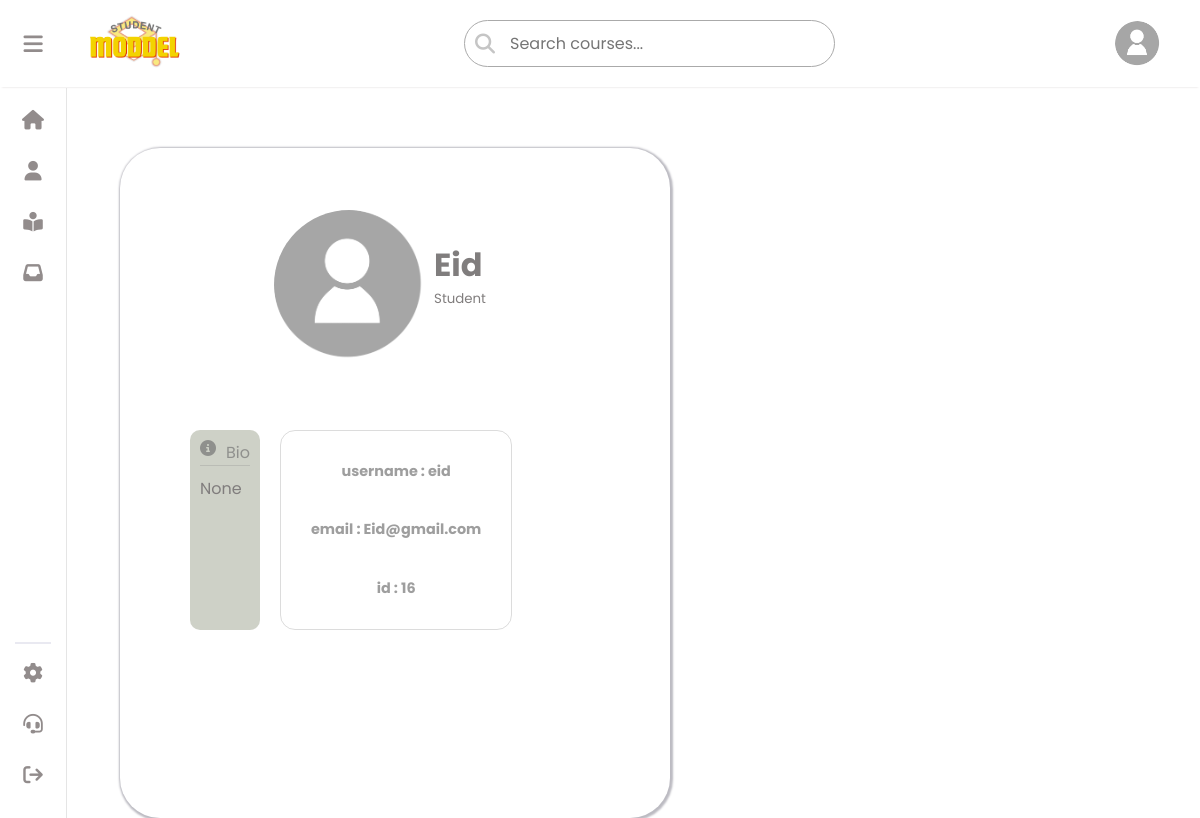
Screenshot of /profile (signed in) with the database file from the repository.
### crud/models.py (models this page shows)
class Student(models.Model):
    fullname = models.CharField(max_length=90,null=False,default='No Name Provided')
    user = models.ForeignKey(User, on_delete=models.CASCADE, default=1)
    email = models.CharField(max_length=100)
    id_user = models.IntegerField( null=True)
    avatar = models.ImageField(upload_to='avatars/', null=True, blank=True, default= 'defult.png')
    bio = models.CharField(max_length=250 , null=True, blank=True, default='None')

### crud/views.py (the view)
# urls.py: path('profile', views.profile, name='profile'),
@login_required(login_url='login')
def profile(request):
    userl = request.user
    print(f'Logged-in user: {userl}')
    student = Student.objects.filter(user=userl).first()
    print(f'Student found: {student}')
    return render(request, 'userd.html', {'student': student})

### crud/templates/userd.html (shortened to what this page needs)
<!DOCTYPE html>
<html lang="en">
<head>
    {% load static %}
    <link rel="stylesheet" type="text/css" href="{% static 'css/style.css' %}">
    <link rel="stylesheet" type="text/css" href="{% static 'css/profile.css' %}">
    <link rel="stylesheet" href="https://cdnjs.cloudflare.com/ajax/libs/font-awesome/6.5.1/css/all.min.css"
 />
</head>
<body>
    {% include "aside.html" %}
        <div class="pagecontent">
            <div class="content">
                    <div class="profile-card">
                        <div class="profile-header">
                            <div class="main-profile">
                                <div class="profile-image">
                                    {% if student.avatar %}
                                    <img  src="{{student.avatar.url}}" height="150px" width="150px" style="border-radius: 50%;" alt="" class="profile">
                                    {% else %}
                                    <img  src="{% static 'assets/defult.png'%}" height="105px" width="105px" style="border-radius: 50%;" alt="" class="profile">
                                    {% endif %}
                                </div>
                                <div class="profile-names">
                                    <h1 class="username">{{student.fullname}}</h1>
                                    <small class="page-title">Student</small>
                                </div>
                            </div>
                        </div>
                        <div class="profile-body">
                            <div class="profile-actions">
                                <section class="bio">
                                    <div class="bio-header">
                                        <i class="fa fa-info-circle"></i>
                                        Bio
                                    </div>
                                    <p class="bio-text">
                                        {{student.bio}}
                                    </p>
                                </section>
                            </div>
                            <div class="account-info">
                                <div class="data">
                                        <h4>username : {{student.user}}</h4>
                                        <h4>email : {{student.email}}</h4>
                                        <h4>id  : {{student.id_user}}</h4>
                                </div>
                            </div>
                        </div>
                    </div>
            </div>
        </div>
</body>
</html>

### crud/templates/aside.html (shortened to what this page needs)
{% load static %}
<div class="navcontainer">   <nav>
    <div class="navbar">
        <button class="user" id="user">
            <i class="fa-solid fa-bars"></i>
        </button>
        <div class="logo">
            <a href="{% url '' %}"><img src="{% static 'logo.png' %}" width="100px" alt="" class="logoimg"></a>
        </div>
    </div>
       {% if not user.is_staff%}
    <div class="search_box">
        <form method="GET" action="{% url 'search_courses' %}">
            <button type="submit"><i class="fa fa-search" aria-hidden="true"></i></button>
            <input name="search" type="text" placeholder="Search courses..." required>
        </form>
    </div>
    {%endif%}
    <div class="new">
        {% if student.avatar %}
        <img  src="{{student.avatar.url}}" height="45px" width="45px" style="border-radius: 50%;" alt="" class="profile">
        {% else %}
        <img  src="{% static 'assets/defult.png'%}" height="45px" width="45px" style="border-radius: 50%;" alt="" class="profile">
        {% endif %}
    </div>
</nav></div>
<aside class="aside" id="aside">
    <div class="list">
        <ul>
            <li><button>
                <a href="{% url '' %}"><i class="fa-solid fa-house"></i><span class="text">home</span></a>
                </button></li>
            <li><button>
                  <a href="{% url 'profile' %}">  <i class="fa-solid fa-user"></i><span class="text">profile</span></a>
                </button></li>
                {%if not user.is_staff%}
            <li><button>
                <a href="{% url 'mycourses' %}">  <i class="fa-solid fa-book-open-reader"></i><span class="text">My Courses</span></a>
                </button></li>
                {%endif%}
            <li><button>
                <a href="{% url 'notifications' %}"><i class="fa-solid fa-inbox"></i></i><span class="text">inbox</span>
                </button></li></a>
        </ul>
    </div>
    <hr>
    <div class="list">
        <ul>
            <li><button>
                <a href="{% url 'sittings' %}"><i class="fa-solid fa-gear"></i><span class="text">sittings</span></a>
                </button></li>
            <li><button>
                <a href="{% url 'support' %}"><i class="fa-solid fa-headset"></i><span class="text">Contact</span></a>
                </button></li>
            <li><button >
                   <a href="{% url 'logout' %}"><i class="fa-solid fa-arrow-right-from-bracket"></i><span class="text">logOut</span></a>
                </button></li>
        </ul>
    </div>
</aside>

### crud/static/css/style.css (style rules this page uses)
* { margin: 0; padding: 0; box-sizing: border-box; font-family: 'Poppins',sans-serif; }
nav { display: flex; justify-content: space-between; align-items: center; text-align: center; padding: 10px; background-color: white; box-shadow: 0 2px 2px -2px rgb(218, 213, 213); z-index: 99; }
.navbar { display: flex; align-items: center; text-align: center; gap: 40px; background-color: white; }
.navcontainer { background-color: white; }
nav { background-color: white; position: fixed; width: 100%; top: 0px; }
.logo { display: flex; justify-content: space-between; align-items: center; gap: 20px; }
.user { font-size: 22px; color: #928c8c; margin-left: 12px; }
.new { display: flex; align-items:center ; text-align: center; gap: 20px; margin-right: 30px; }
html { scroll-behavior: smooth; }
:root { --color-zero: #fff; --color-one: #e7e7ee; --color-two: #928c8c; --color-tree: #edebee; --color-four: #b1b0bb; --duration: 0.3s; --aside-width: 66px; --aside-active-width: 205px; --btn-width: 36px; --btn-height: 36px; }
* { -webkit-box-sizing: border-box; box-sizing: border-box; margin: 0; padding: 0; outline: none; }
ul { list-style: none; }
button { width: 100%; height: 36px; height: var(--btn-height); border: none; background: none; cursor: pointer; border-radius: 12px; position: relative; display: -webkit-box; display: -ms-flexbox; display: flex; -webkit-box-pack: start; -ms-flex-pack: start; justify-content: flex-start; -webkit-box-align: center; -ms-flex-align: center; align-items: center; }
.fa-solid { width: 22px; height: 22px; display: -webkit-box; display: -ms-flexbox; display: flex; align-items: center; justify-content: center; }
.aside { margin-top: 2px; width: 66px; width: var(--aside-width); height: 92vh; background-color: #ffffff; top: 86px; padding: 15px; -webkit-user-select: none; -moz-user-select: none; -ms-user-select: none; user-select: none; overflow: hidden; -webkit-transition-duration: 0.3s; transition-duration: 0.3s; -webkit-transition-duration: var(--duration); transition-duration: var(--duration); display: -webkit-box; display: -ms-flexbox; display: flex; -webkit-box-orient: vertical; -webkit-box-direction: normal; -ms-flex-flow: column nowrap; flex-flow: column nowrap; -webkit-box-align: start; -ms-flex-align: start; align-items: flex-start; box-shadow: 1px 0px 0px rgba(0, 0, 0, 0.1); padding-bottom:30px ; }
.aside hr { width: 100%; margin: 12px 0; border: 0.01rem solid #e9e9f1; }
.aside .list:nth-child(1) { display: -webkit-box; display: -ms-flexbox; display: flex; -webkit-box-flex: 1; -ms-flex-positive: 1; flex-grow: 2; }
.aside .list { width: 100%; }
.aside .list ul { width: 100%; display: -webkit-box; display: -ms-flexbox; display: flex; -webkit-box-orient: vertical; -webkit-box-direction: normal; -ms-flex-direction: column; flex-direction: column; row-gap: 15px; }
.aside .list button { background-color: transparent; -webkit-transition-duration: 0.3s; transition-duration: 0.3s; -webkit-transition-duration: var(--duration); transition-duration: var(--duration); padding: 0 7px; overflow: hidden; }
.aside .list button i { font-size: 19.55px; color: #e9dede; color: var(--color-two); -webkit-transition-duration: 0.3s; transition-duration: 0.3s; -webkit-transition-duration: var(--duration); transition-duration: var(--duration); }
.aside { position: fixed; left: 0px; }
.list ul li button a { display: flex; justify-content: start ; text-decoration: none; }
.pagecontent { top:8%; left: 10%; height: 100%; width: 100%; display: flex; justify-content: start; align-items: center; z-index: 0; }
.content { margin-top: 7%; margin-left: 6%; }
.search_box { border-radius: 40px; background-color: white; }
.search_box form { display: flex; justify-content: center; align-items: center; border-radius: 30px; border: #aaaaaa 1px solid; margin: 0; }
.search_box input { border:none; margin:10px 8px 10px 5px; font-size: 16px; outline: none; color:#17202A; }
.search_box button i { font-size: 20px; margin: 0px 10px; color:#c5c5c5; }
.search_box button { background: transparent; border:none; outline: none; }
@media screen and (max-width: 1250px) { .content { margin-top: 10%; margin-left: 10%; } }

### rows the page displays
Student: avatar (picture), fullname "Eid", bio "None", user "eid", email "Eid@gmail.com", id_user "16"
